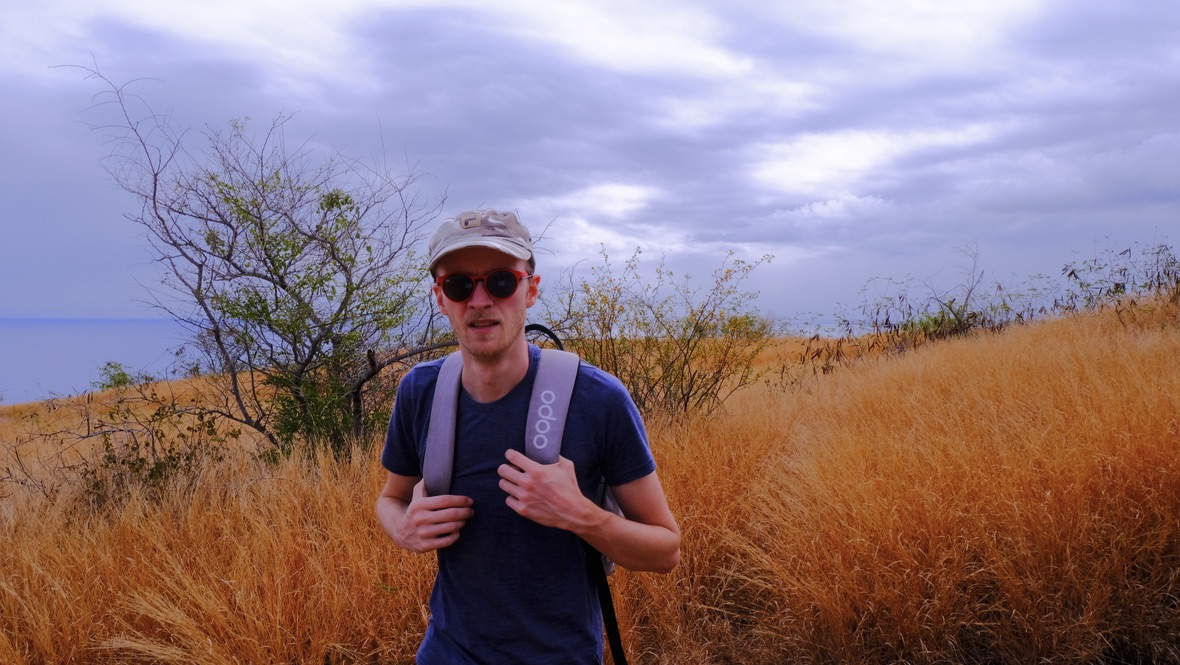
#> input picture tests/EEC4A26C-6426-4A3C-935C-15988D5558CA_1_105_c copy.jpeg, 1180 x 665 px, found by its file name
$ python whiter_pictures.py
#> lines starting #> are read from the running program, lines starting #| are printed output that depends on the picture
import statistics

import cv2
import numpy as np
from matplotlib import image
from PIL import Image
from PIL import JpegImagePlugin as JIP


def filter_color(function, colors):
    """ function may be max or min """
    print(colors)
    filtered_values = [function(map(lambda x: x[i], colors)) for i in range(3)]

    best = list(list(filter(lambda x: x[0] == filtered_values[i], colors)) for i in range(3))
    best = best[2] + best[1] + best[2]

    sums = {sum(b): b for b in best}

    # fixes issue with median
    value = function(sums)
    if not value in sums:
        value = min(filter(lambda x: x > value, sums))

    return sums[value]


def linear_high_adjustment(array, degree):
    """increase the high values to max and leave low values untouched"""
    def linear_adjustment(x):
        return (((white_diff + 1) * x ** degree) // 256 ** degree)

    colors = img.reshape(img.shape[0] * img.shape[1], 3)
    higest_color = filter_color(max, colors)
    white_diff = np.array([255 - i for i in higest_color])
    new_array = np.array([np.array([x + linear_adjustment(x) for x in y]).astype(np.uint8) for y in array])
    return new_array


if __name__ == '__main__':
    image_path = '/Users/artygo/Desktop/sharty8.github.io/tests/EEC4A26C-6426-4A3C-935C-15988D5558CA_1_105_c copy.jpeg'

    img = cv2.imread(image_path)
#> img is the input picture: shape (665, 1180, 3); mean B, G, R 130.5, 121.8, 142.6

    wtf = 1.23
    res = np.array([
            np.array([
                (x / sum(x)) ** wtf * sum(x) for x in y
            ]) for y in img
        ])
#> res: shape (665, 1180, 3) float64; 0% of the values are NaN or infinite; the others: min 0, max 203.2, mean 103.2

    cv2.imwrite(f'tests/copy_wtf.jpeg', res)
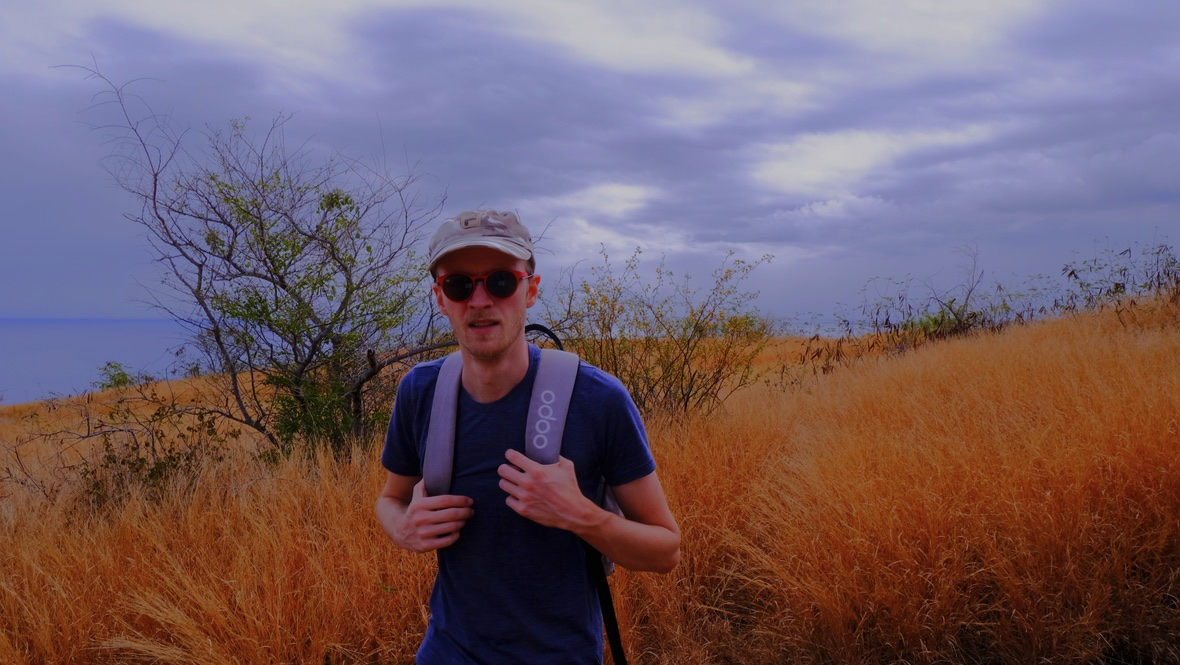
#> saved as copy_wtf.jpeg: shape (665, 1180, 3); mean B, G, R 102.6, 93, 113.9


"""
3 + 1 = 4
-> 252 + 3
-> 0 + 0
255 / 3
"""
